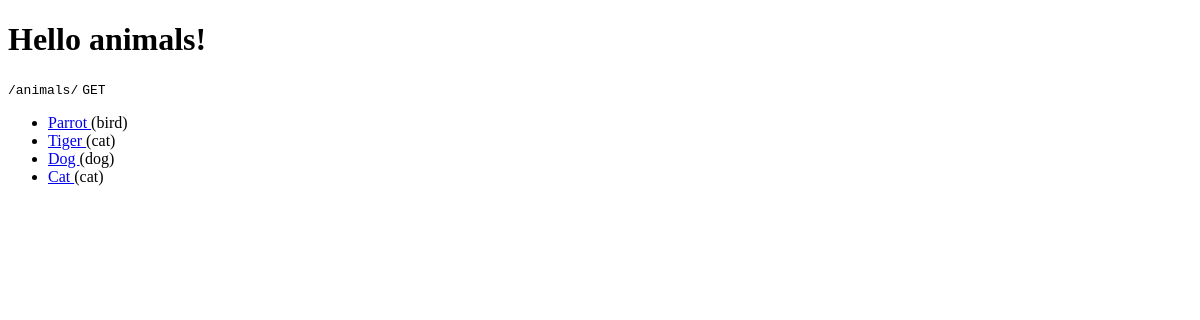
Page /animals/ on the earlier database version.
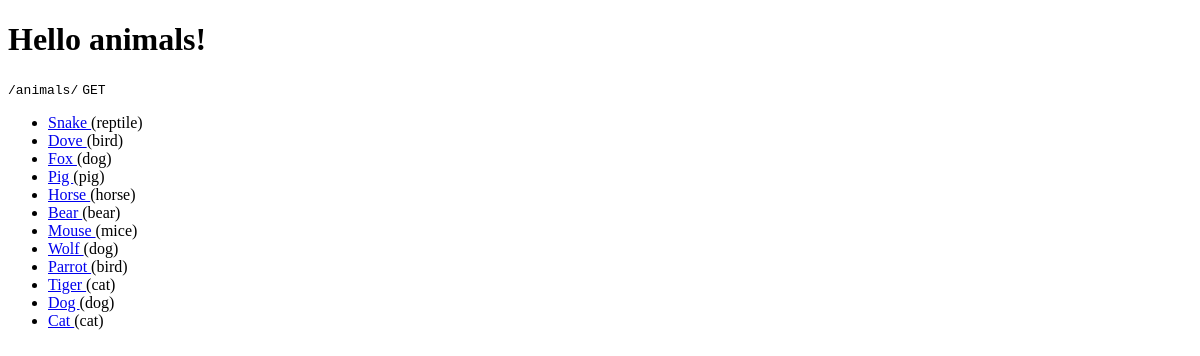
Same page on the later database version.
### animals/models.py (models this page shows, shortened)
class Animal(models.Model):
    name = models.CharField(max_length=64)
    age = models.PositiveSmallIntegerField(null=True)
    kind = models.ForeignKey(AnimalKind, on_delete=models.PROTECT, null=True)
    description = models.TextField(blank=True, null=False)
    food = models.ManyToManyField("animals.AnimalFood", related_name="animals")
    created_at = models.DateTimeField(auto_created=True)

class AnimalKind(models.Model):
    name = models.CharField(max_length=32, unique=True)
    description = models.TextField(blank=True, null=False)
    def __str__(self):
        return self.name

### animals/views.py (the view)
# urls.py: path("", index, name="list"),
def index(request: HttpRequest):
    animals = Animal.objects.select_related("kind").order_by("-id").all()
    context = {
        "animals": animals,
    }
    return render(request, "animals/index.html", context=context)

### animals/templates/animals/index.html (shortened to what this page needs)
{% extends 'animals/base.html' %}
{% block body %}
  <h1>
    Hello animals!
  </h1>
  <div>
    <code>{{ request.path }}</code>
    <code>{{ request.method  }}</code>
    <ul>
      {% for animal in animals %}
        <li>
          <a href="{% url 'animals:details' animal.id %}">
            {{ animal.name }}
          </a>
           ({{ animal.kind }})
        </li>
      {% endfor %}
    </ul>
  </div>
{% endblock %}

### animals/templates/animals/base.html (shortened to what this page needs)
<!DOCTYPE html>
<html lang="en">
<head>
</head>
<body>
  {% block body  %}{% endblock %}
</body>
</html>

Differences in the rows shown:
added Animal: name "Snake", kind "reptile"
added Animal: name "Dove", kind "bird"
added Animal: name "Fox", kind "dog"
added Animal: name "Pig", kind "pig"
added Animal: name "Horse", kind "horse"
added Animal: name "Bear", kind "bear"
added Animal: name "Mouse", kind "mice"
added Animal: name "Wolf", kind "dog"
